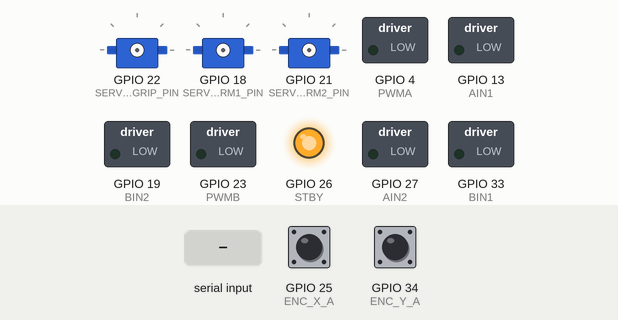
A sketch run on a simulated ESP32. Shown: 3 × servo, switched loads named in the sketch (green lamp = pin HIGH), output pins drawn as LEDs (lit = HIGH). The inputs (shaded band) are chosen by the test bench; at power-on: GPIO 25 (ENC_X_A) HIGH, GPIO 34 (ENC_Y_A) HIGH.

Above: at 1.2 s.
1.3 s: "GRIPS:\n" received over the second serial link
At 3.8 s:
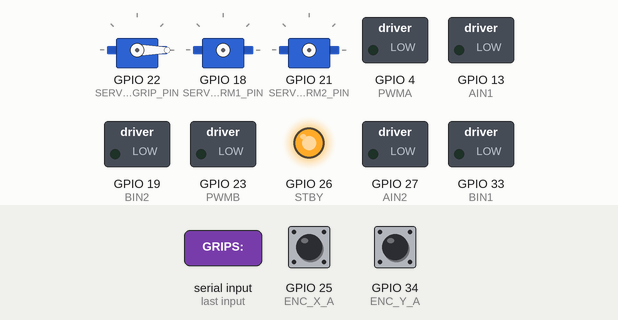
4.3 s: "ARMSP\n" received over the second serial link
At 5.6 s:
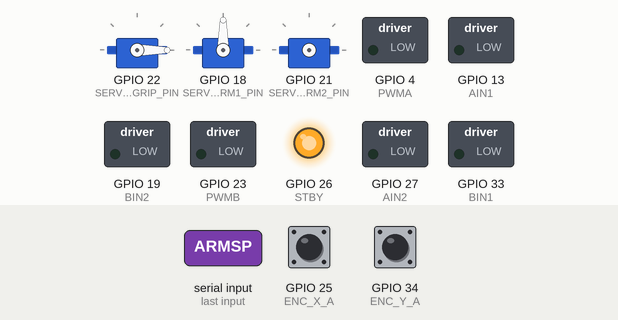
6.3 s: "ARMT:,45\n" received over the second serial link
At 6.7 s:
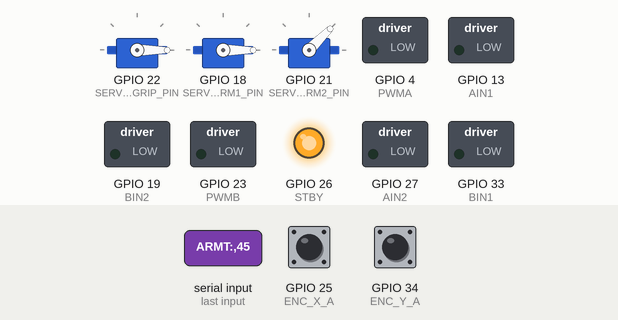
7.8 s: "GRIPS:90\n" received over the second serial link
At 10.5 s:
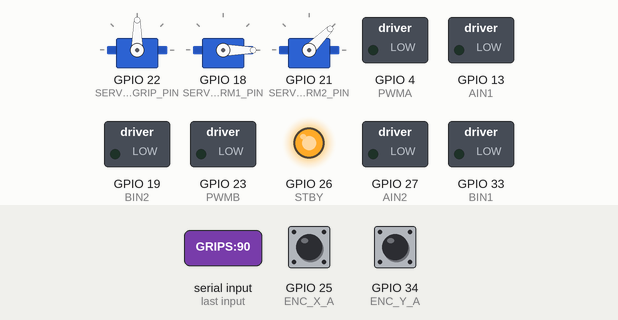
10.8 s: "ARMSP\n" received over the second serial link
At 11.7 s:
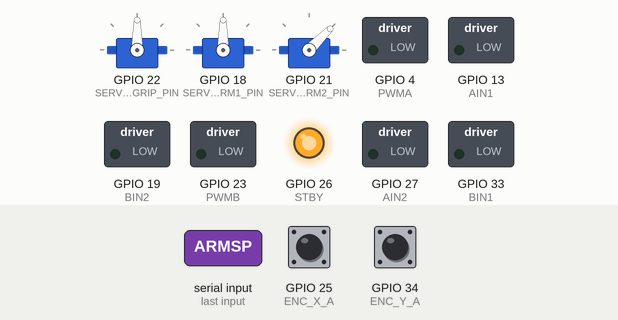
Timing chart, 0 to 13.8 s (numbered marks = the images above; inputs shaded):
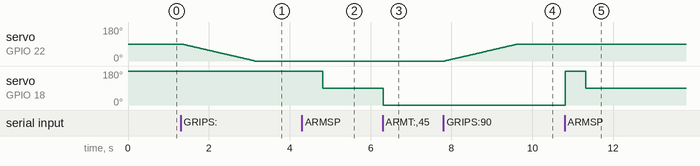

Measured:
- after the input at 1.3 s, servo on GPIO 22 (SERVO_GRIP_PIN): moves from 90° to 0° over 1.8 s, starting at once
- after the input at 4.3 s, servo on GPIO 18 (SERVO_ARM1_PIN): 180° → 90° after 0.52 s
- after the input at 6.3 s, servo on GPIO 18 (SERVO_ARM1_PIN): 90° → 0° at once
- after the input at 7.8 s, servo on GPIO 22 (SERVO_GRIP_PIN): moves from 0° to 90° over 1.8 s, starting at once
- after the input at 10.8 s, servo on GPIO 18 (SERVO_ARM1_PIN): 0° → 180° at once, → 90° 0.51 s later

The sketch:

ESP32_Worker_2026-11-17.ino
```cpp
/* =====================================================================
 * PROJECT: Maze Solver Worker Motor Controller + 4-DOF Arm Servo Driver
 * FILE: ESP32_Worker_2026-11-21.ino
 * DATE: 2026-11-21
 * NOTE: Hỗ trợ thêm lệnh CMD:R (lùi nhẹ trước khi quay) và báo CELL_DONE.
 *       Tự động ngắt xung sau 0.5s (500ms) cho mọi thao tác tay máy.
 * ===================================================================== */

#include <Arduino.h>
#include <ESP32Servo.h>

const int PWMA = 4;
const int AIN1 = 13;
const int AIN2 = 27;
const int STBY = 26;
const int BIN1 = 33;
const int BIN2 = 19;
const int PWMB = 23;

const int ENC_X_A = 25; const int ENC_X_B = 32;
const int ENC_Y_A = 34; const int ENC_Y_B = 35;

const int SERVO_GRIP_PIN = 22; // S1: SG90 tay gắp
const int SERVO_ARM1_PIN = 18; // S2: SG90 khớp hông 1
const int SERVO_ARM2_PIN = 21; // S3: SG90 khớp hông 2
const int SERVO_BASE_PIN = 5;  // S4: MG996R 360° đế xoay

Servo servoGrip;
Servo servoArm1;
Servo servoArm2;
Servo servoBase;

bool gripAttached = false;
bool arm1Attached = false;
bool arm2Attached = false;
bool baseAttached = false;

unsigned long autoDetachAt = 0;
bool autoDetachArmed = false;

bool gripSweeping = false;
int currentGripAngle = 90;
int targetGripAngle = 90;
unsigned long lastGripStepTime = 0;

enum SpecialStage { SPEC_NONE, SPEC_180_HOLD, SPEC_90_A, SPEC_90_B, SPEC_90_C };
SpecialStage specialStage = SPEC_NONE;
unsigned long specialTimer = 0;

volatile long encoderXCount = 0, encoderYCount = 0;
float scaleX = 1.0, scaleY = 1.0;
int liveHeadingCorrection = 0;
String currentAction = "STOP", lastActiveAction = "FORWARD";
unsigned long lastSendTime = 0;

const long TICKS_PER_CELL = 350;

void IRAM_ATTR isrEncoderX() { if (digitalRead(ENC_X_B) == HIGH) encoderXCount++; else encoderXCount--; }
void IRAM_ATTR isrEncoderY() { if (digitalRead(ENC_Y_B) == HIGH) encoderYCount++; else encoderYCount--; }

void stopRobot() {
  analogWrite(PWMA, 0);
  analogWrite(PWMB, 0);
  digitalWrite(AIN1, LOW); digitalWrite(AIN2, LOW);
  digitalWrite(BIN1, LOW); digitalWrite(BIN2, LOW);
}

void setMotorLeft(int dir, int speed) {
  digitalWrite(AIN1, dir == 1 ? HIGH : LOW);
  digitalWrite(AIN2, dir == -1 ? HIGH : LOW);
  analogWrite(PWMA, speed);
}

void setMotorRight(int dir, int speed) {
  digitalWrite(BIN1, dir == 1 ? HIGH : LOW);
  digitalWrite(BIN2, dir == -1 ? HIGH : LOW);
  analogWrite(PWMB, speed);
}

void moveStraight(int baseSpeed) {
  int speedX = baseSpeed + liveHeadingCorrection;
  int speedY = baseSpeed - liveHeadingCorrection;
  setMotorLeft(1, constrain(speedX, 90, 240));
  setMotorRight(1, constrain(speedY, 90, 240));
}

void attachServoIfNeeded(int id) {
  if (id == 1 && !gripAttached) { servoGrip.attach(SERVO_GRIP_PIN, 500, 2500); gripAttached = true; }
  else if (id == 2 && !arm1Attached) { servoArm1.attach(SERVO_ARM1_PIN, 500, 2500); arm1Attached = true; }
  else if (id == 3 && !arm2Attached) { servoArm2.attach(SERVO_ARM2_PIN, 500, 2500); arm2Attached = true; }
  else if (id == 4 && !baseAttached) { servoBase.attach(SERVO_BASE_PIN, 500, 2500); baseAttached = true; }
}

void detachAllServos() {
  if (gripAttached) { servoGrip.detach(); gripAttached = false; }
  if (arm1Attached) { servoArm1.detach(); arm1Attached = false; }
  if (arm2Attached) { servoArm2.detach(); arm2Attached = false; }
  if (baseAttached) { servoBase.detach(); baseAttached = false; }
  autoDetachArmed = false;
}

void armAutoDetachAfter500ms() {
  autoDetachAt = millis() + 500;
  autoDetachArmed = true;
}

void moveSingleServo(int id, int angle) {
  int safeAngle = constrain(angle, 0, 180);
  attachServoIfNeeded(id);
  if (id == 1) { servoGrip.write(safeAngle); currentGripAngle = safeAngle; }
  else if (id == 2) servoArm1.write(safeAngle);
  else if (id == 3) servoArm2.write(safeAngle);
  else if (id == 4) servoBase.write(safeAngle);
  armAutoDetachAfter500ms();
}

void moveTwinHips(int a2, int a3) {
  attachServoIfNeeded(2);
  attachServoIfNeeded(3);
  servoArm1.write(constrain(a2, 0, 180));
  servoArm2.write(constrain(a3, 0, 180));
  armAutoDetachAfter500ms();
}

void startGripSweep(int target) {
  targetGripAngle = constrain(target, 0, 90);
  attachServoIfNeeded(1);
  servoGrip.write(currentGripAngle);
  gripSweeping = true;
  autoDetachArmed = false;
  lastGripStepTime = millis();
}

void startSpecialSequence() {
  detachAllServos();
  gripSweeping = false;
  attachServoIfNeeded(2);
  servoArm1.write(180);
  specialStage = SPEC_180_HOLD;
  specialTimer = millis();
  Serial2.println("LOG:Spec B1 -> S2:180° (chờ 0.5s ngắt xung)");
}

void updateArmTasks() {
  unsigned long now = millis();

  if (gripSweeping && (now - lastGripStepTime >= 18)) {
    lastGripStepTime = now;
    if (currentGripAngle < targetGripAngle) {
      currentGripAngle++;
      servoGrip.write(currentGripAngle);
    } else if (currentGripAngle > targetGripAngle) {
      currentGripAngle--;
      servoGrip.write(currentGripAngle);
    } else {
      gripSweeping = false;
      armAutoDetachAfter500ms();
    }
  }

  if (specialStage != SPEC_NONE) {
    if (specialStage == SPEC_180_HOLD && (now - specialTimer >= 500)) {
      if (arm1Attached) { servoArm1.detach(); arm1Attached = false; }
      attachServoIfNeeded(2);
      servoArm1.write(90);
      specialStage = SPEC_90_A;
      specialTimer = now;
      Serial2.println("LOG:Spec B2 (Lần 1/3) -> S2:90°");
    } else if (specialStage == SPEC_90_A && (now - specialTimer >= 500)) {
      if (arm1Attached) { servoArm1.detach(); arm1Attached = false; }
      attachServoIfNeeded(2);
      servoArm1.write(90);
      specialStage = SPEC_90_B;
      specialTimer = now;
      Serial2.println("LOG:Spec B2 (Lần 2/3) -> S2:90°");
    } else if (specialStage == SPEC_90_B && (now - specialTimer >= 500)) {
      if (arm1Attached) { servoArm1.detach(); arm1Attached = false; }
      attachServoIfNeeded(2);
      servoArm1.write(90);
      specialStage = SPEC_90_C;
      specialTimer = now;
      Serial2.println("LOG:Spec B2 (Lần 3/3) -> S2:90°");
    } else if (specialStage == SPEC_90_C && (now - specialTimer >= 500)) {
      detachAllServos();
      specialStage = SPEC_NONE;
      Serial2.println("LOG:Hoàn tất chế độ đặc biệt & đã ngắt xung!");
    }
  }

  if (autoDetachArmed && !gripSweeping && specialStage == SPEC_NONE && (now >= autoDetachAt)) {
    detachAllServos();
  }
}

void setup() {
  Serial.begin(115200);
  Serial2.begin(115200, SERIAL_8N1, 16, 17);

  pinMode(PWMA, OUTPUT); pinMode(AIN1, OUTPUT); pinMode(AIN2, OUTPUT);
  pinMode(STBY, OUTPUT); pinMode(BIN1, OUTPUT); pinMode(BIN2, OUTPUT); pinMode(PWMB, OUTPUT);
  digitalWrite(STBY, HIGH);

  pinMode(ENC_X_A, INPUT_PULLUP); pinMode(ENC_X_B, INPUT_PULLUP);
  pinMode(ENC_Y_A, INPUT_PULLUP); pinMode(ENC_Y_B, INPUT_PULLUP);
  attachInterrupt(digitalPinToInterrupt(ENC_X_A), isrEncoderX, RISING);
  attachInterrupt(digitalPinToInterrupt(ENC_Y_A), isrEncoderY, RISING);

  ESP32PWM::allocateTimer(0);
  ESP32PWM::allocateTimer(1);
  ESP32PWM::allocateTimer(2);
  ESP32PWM::allocateTimer(3);

  stopRobot();
}

void loop() {
  if (Serial2.available()) {
    String incoming = Serial2.readStringUntil('\n'); incoming.trim();
    if (incoming.startsWith("CMD:")) {
      char cmd = incoming.charAt(4);
      if (cmd == 'C') { encoderXCount = 0; encoderYCount = 0; currentAction = "CELL_FWD"; }
      else if (cmd == 'F') { encoderXCount = 0; encoderYCount = 0; currentAction = "FORWARD"; lastActiveAction = "FORWARD"; }
      else if (cmd == 'R') { currentAction = "REVERSE_微"; setMotorLeft(-1, 100); setMotorRight(-1, 100); }
      else if (cmd == 'S') { currentAction = "STOP"; liveHeadingCorrection = 0; stopRobot(); }
    } else if (incoming.startsWith("ARMS:")) {
      int comma = incoming.indexOf(',', 5);
      if (comma != -1) {
        int id = incoming.substring(5, comma).toInt();
        int ang = incoming.substring(comma + 1).toInt();
        moveSingleServo(id, ang);
      }
    } else if (incoming.startsWith("ARMT:")) {
      int comma = incoming.indexOf(',', 5);
      if (comma != -1) {
        int a2 = incoming.substring(5, comma).toInt();
        int a3 = incoming.substring(comma + 1).toInt();
        moveTwinHips(a2, a3);
      }
    } else if (incoming.startsWith("GRIPS:")) {
      int tgt = incoming.substring(6).toInt();
      startGripSweep(tgt);
    } else if (incoming == "ARMSP") {
      startSpecialSequence();
    } else if (incoming == "ARM_OFF") {
      specialStage = SPEC_NONE;
      gripSweeping = false;
      detachAllServos();
    } else if (incoming.startsWith("SCALE:")) {
      int comma = incoming.indexOf(',');
      if (comma != -1) { scaleX = incoming.substring(6, comma).toFloat(); scaleY = incoming.substring(comma + 1).toFloat(); }
    } else if (incoming.startsWith("CORRECTION:")) {
      liveHeadingCorrection = incoming.substring(11).toInt();
    } else if (incoming.startsWith("TURNC:")) {
      currentAction = "DYNAMIC_TURN";
      char dir = incoming.charAt(6); int spd = incoming.substring(8).toInt();
      if (dir == 'L') { setMotorLeft(-1, spd); setMotorRight(1, spd); }
      else { setMotorLeft(1, spd); setMotorRight(-1, spd); }
    }
  }

  updateArmTasks();

  if (currentAction == "CELL_FWD") {
    long avgEnc = (abs(encoderXCount * scaleX) + abs(encoderYCount * scaleY)) / 2;

    if (avgEnc >= TICKS_PER_CELL) {
      setMotorLeft(-1, 90);
      setMotorRight(-1, 90);
      delay(120);

      stopRobot();
      currentAction = "STOP";
      Serial2.println("CELL_DONE");
      Serial2.println("LOG:Đã đi xong 1 ô 30cm và lùi chỉnh về tâm chuẩn!");
    }
    else {
      int speedX = 140 + liveHeadingCorrection;
      int speedY = 140 - liveHeadingCorrection;
      setMotorLeft(1, constrain(speedX, 80, 200));
      setMotorRight(1, constrain(speedY, 80, 200));
    }
  }
  else if (currentAction == "FORWARD") {
    int speedX = 160 + liveHeadingCorrection;
    int speedY = 160 - liveHeadingCorrection;
    setMotorLeft(1, constrain(speedX, 90, 220));
    setMotorRight(1, constrain(speedY, 90, 220));
  }
  else if (currentAction == "STOP") {
    stopRobot();
  }

  if (millis() - lastSendTime > 300) {
    lastSendTime = millis();
    Serial2.print("ENC:X:");
    Serial2.print(encoderXCount);
    Serial2.print(" Y:");
    Serial2.println(encoderYCount);
  }

  delay(20);
}
```
